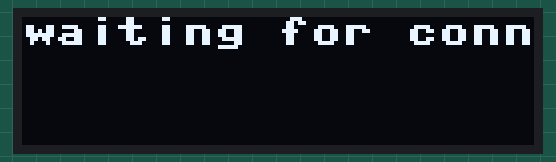
Recording of a program running on a simulated Raspberry Pi Pico running MicroPython. Shown: 128×32 one-colour display. WiFi joins after 1.5 s; the interpreter's speed is modelled, so counts of loop turns are approximate; library files of the repository ran but are not shown: mfrc522.py, ssd1306.py.

Above: at 0.1 s.
At 2.1 s:
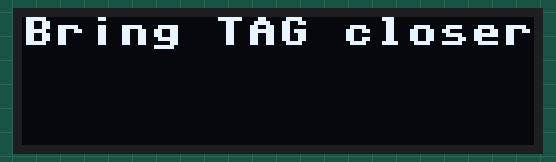

The program:

main.py
```python
import network
import socket
import urequests

from machine import Pin, PWM, I2C
from mfrc522 import MFRC522
from ssd1306 import SSD1306_I2C
from utime import sleep, sleep_ms, time


reader = MFRC522(spi_id=0,sck=6,miso=4,mosi=7,cs=5,rst=22)
buzzer = PWM(Pin(15))
buzzer.freq(2000)

ssid = 'FRITZ!Box 7530 TG'
password = '78406446192901074195'
wlan = network.WLAN(network.STA_IF)
wlan.active(True)
wlan.connect(ssid, password)

i2c=I2C(0,sda=Pin(0), scl=Pin(1), freq=500000)
oled = SSD1306_I2C(128, 32, i2c)


def connect_to_internet():
    max_wait = 10
    while max_wait > 0:
        if wlan.status() < 0 or wlan.status() >= 3:
            break
        max_wait -= 1
        oled.fill(0)
        oled.text('waiting for connection...',0,0)
        oled.show()
        sleep(1)

    if wlan.status() != 3:
        raise RuntimeError('network connection failed')
    else:
        oled.fill(0)
        oled.text('connected',0,0)
        oled.show()
        status = wlan.ifconfig()

def loading_bar(xmax, seconds):
    step_duration = seconds / xmax
    x = 0
    for _ in range(xmax):
        x += 1
        oled.hline(0, 30, int(x), 2)  # Draw the loading bar
        oled.show()
        sleep(step_duration)


connect_to_internet()


oled.fill(0)
oled.text("Bring TAG closer...",0,0)
oled.show()

while True:
    reader.init()
    (stat, tag_type) = reader.request(reader.REQIDL)
    if stat == reader.OK:
        (stat, uid) = reader.SelectTagSN()
        if stat == reader.OK:
            sn = int.from_bytes(bytes(uid), "little", False)
            response = urequests.get(f"http://192.168.178.45:8000/chip/pairing-token?sn={sn}")
            json_data = response.json()
            response.close()

            buzzer.duty_u16(10000)
            sleep(0.1)
            buzzer.duty_u16(0)
            if not bool(json_data.get('paired')):
                print(json_data.get('paired'))
                oled.fill(0)
                oled.text(f"Pairing token:",10,0)
                oled.text(f"{json_data.get('token')}",30,15)
                oled.show()
                loading_bar(128, 30)
                oled.fill(0)
                oled.text("Bring TAG closer...",0,0)
                oled.show()
    sleep_ms(500)
```
